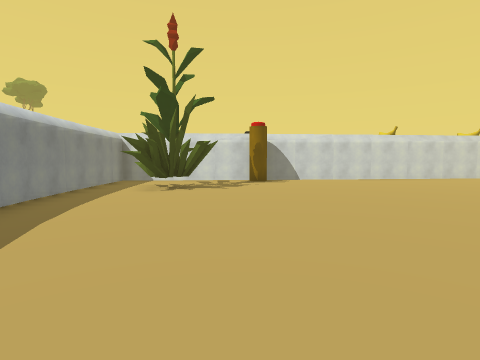
view 1 (above)

19 first-person views from a walk through a 3-D level made in the Unity game engine. The camera is 1.5 m above the floor, tilts 4° down and sees 80° across. The floor is counted in squares, 2 m on a side. Each view is taken from the middle of a square. On the plan, view 1 faces up. The plan holds only what a view shows up to about 10 squares ahead; the rest is blank. The place goes on beyond the plan.

view 2
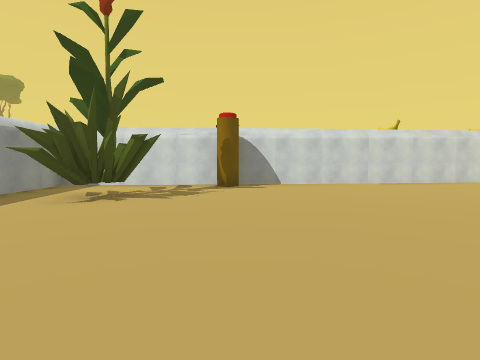

view 3
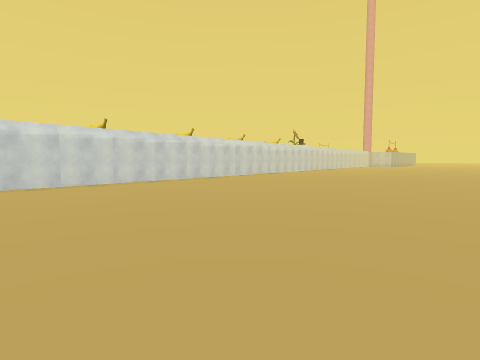

view 4
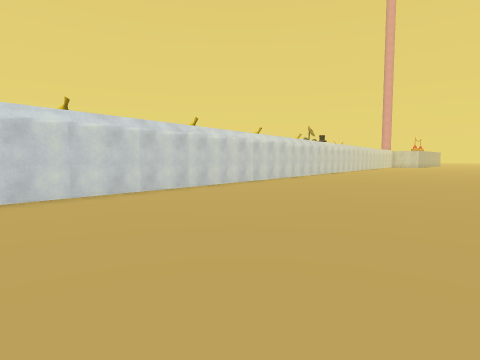

view 5
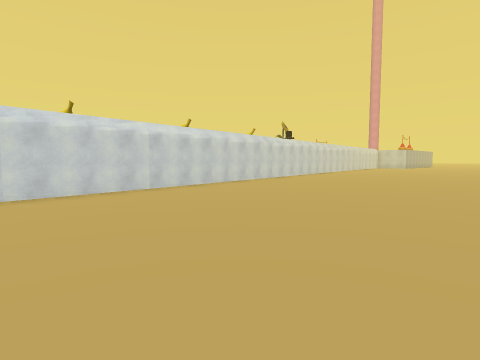

view 6
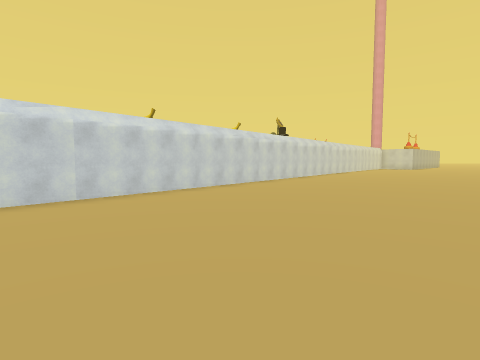

view 7
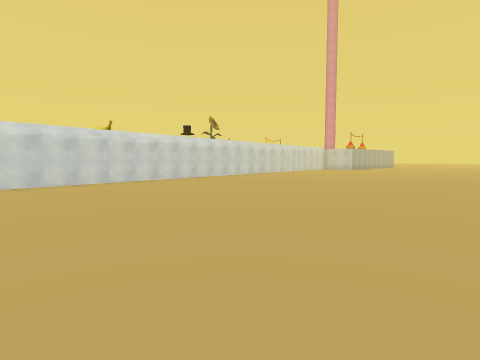

view 8
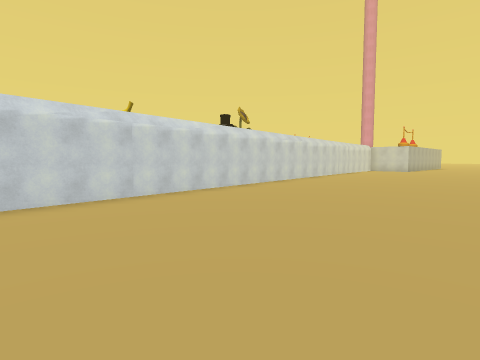

view 9
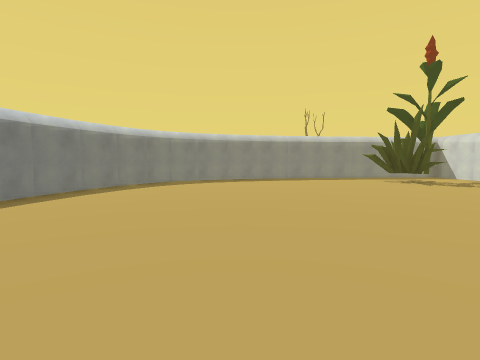

view 10
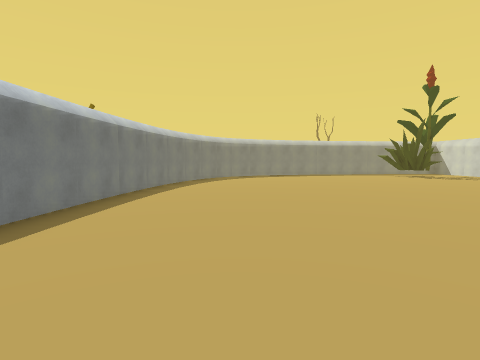

view 11
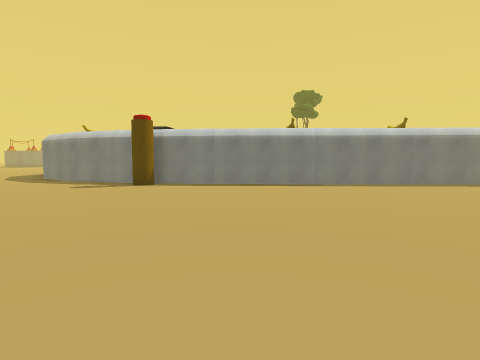

view 12
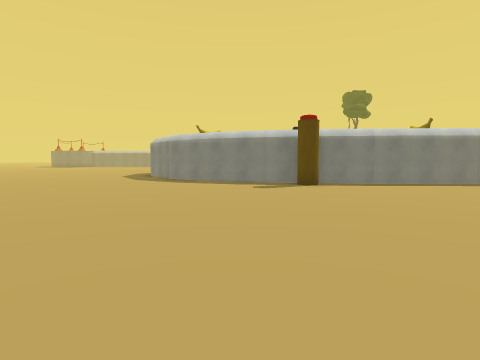

view 13
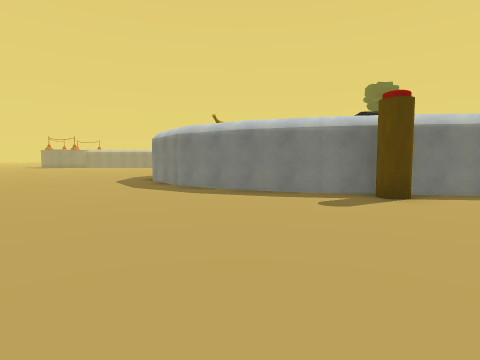

view 14
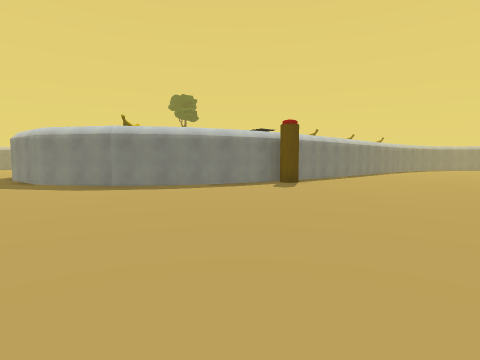

view 15
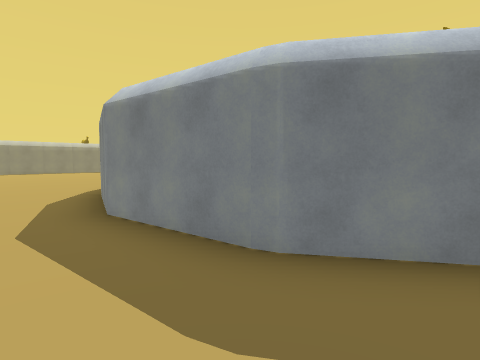

view 16
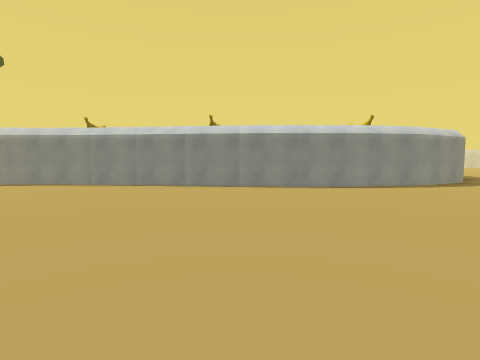

view 17
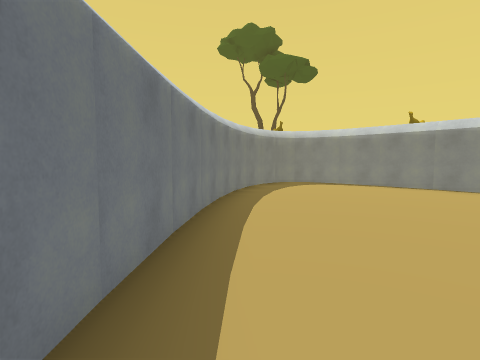

view 18
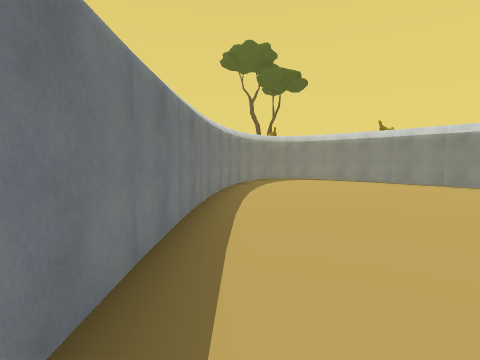

view 19
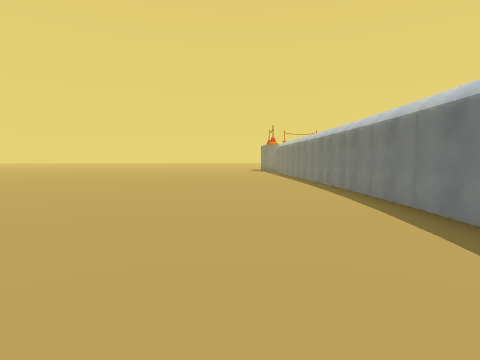

### Floor plan
Points are (right, up) in squares from view 1. A wall is a line through its corners. A room is listed if a view was taken in it or the views show most of it. See-through windows are left out.
Room 1 (views 1, 2, 3, 4, 5, 6, 7, 8, 9, 10, 11, 12, 13, 14, 15)
walls: (10.6, -2.6) (15.6, -3.1); (16.4, -3.2) (17.2, -3.3); (17.1, -3.4) (19.1, -4.1); (19, -4.1) (20.8, -5.4) (22.2, -7.5) (22.5, -10.1) (21.8, -12.3); (3.7, 11) (0.9, 10.8); (3.3, -2.6) (10.7, -2.9); (2, -2.2) (3.5, -2.5); (-0.3, -1.5) (0.9, -1.9) (2.2, -2.3); (0.3, 10.7) (-2.4, 10.5); (-1.9, -0.4) (-1.2, -1) (-0.2, -1.5); (23.9, 13.3) (3.5, 10.8); (-4.2, 7.9) (-3.8, 4.4)
ways out: opening at (23.5, -13.5) to room 2
objects: other object (-3, 7) to (-1, 8); other object (1, 10); other object (16, -3)
Room 2 (views 16, 17, 18, 19)
walls: (19.5, -15.2) (13.7, -19.9); (19, -24.8) (24.6, -24.7); (16.2, -24.5) (19.1, -24.7); (20.7, -13.9) (19.4, -15.3); (13.8, -19.9) (12.8, -20.9); (12.9, -20.7) (12.3, -21.6) (12.2, -22.1) (12.3, -22.7) (13, -23.3) (14, -23.8); (13.9, -23.8) (15.1, -24.1) (16.4, -24.4); (21.9, -12.3) (20.7, -14)
ways out: opening at (23.5, -13.5) to room 1

Positions as (right, up) in squares from view 1, and headings:
1: (0, 0), facing up
2: (1, 2), facing up
3: (3, 2), facing up-right
4: (5, 5), facing up-right
5: (9, 5), facing up-right
6: (11, 6), facing up-right
7: (15, 3), facing up-right
8: (16, 7), facing up-right
9: (8, 2), facing left
10: (11, 0), facing left
11: (13, 6), facing down
12: (18, 6), facing down
13: (19, 3), facing down
14: (24, 3), facing down-left
15: (24, -6), facing down-left
16: (24, -22), facing up-left
17: (22, -24), facing left
18: (24, -24), facing left
19: (16, -22), facing right
